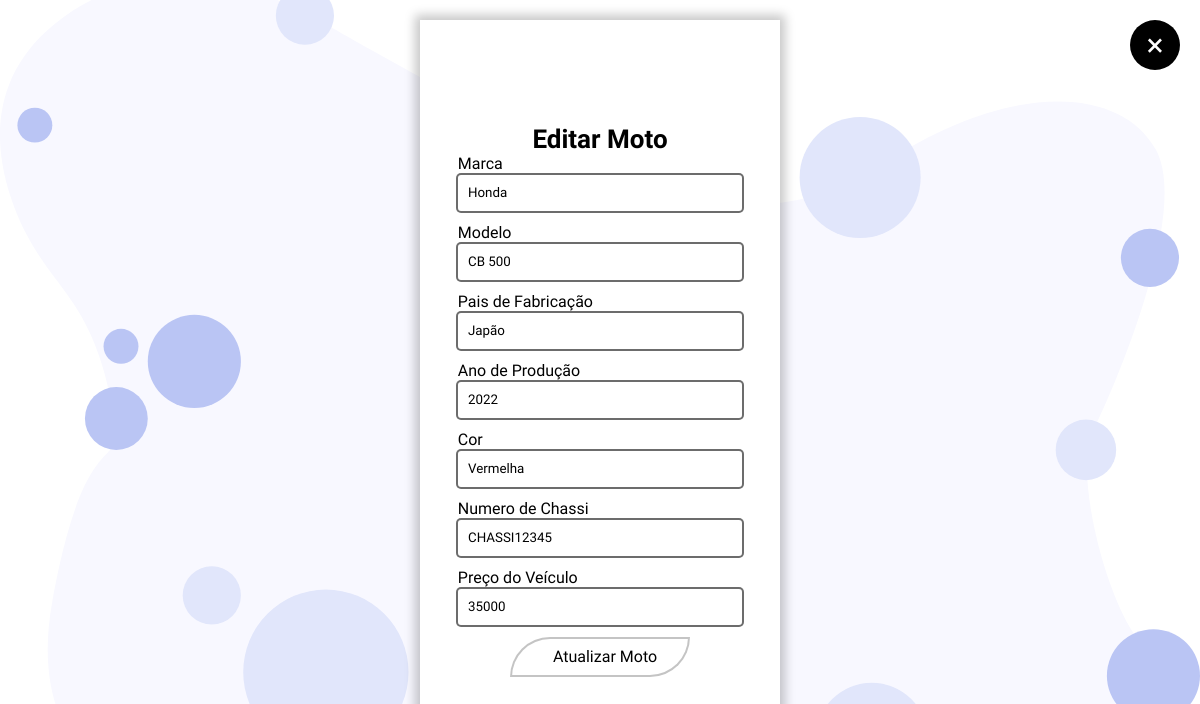
/auto_vehicles_loja_crud/app/view/moto/editar.php?id=1, run on the app's committed database.
### tables this page shows
create table Moto (
	id_moto int auto_increment primary key,
    marca varchar(200) not null,
    modelo varchar(200) not null,
    paisFabricacao varchar(200) not null,
    anoProducao varchar(200) not null,
    cor varchar(200) not null,
    numeroChassi varchar(200) not null,
    precoVeiculo varchar(200) not null
);

### auto_vehicles_loja_crud/config/database.php (called while the page is built)
<?php
class Database {
    private static $host = "localhost";
    private static $dbname = "auto_vehicles_crud";
    private static $username = "root";
    private static $password = "";
    private static $conn;
    public static function getConnection() {
        if (!self::$conn) {
            try {
                self::$conn = new PDO("mysql:host=" . self::$host . ";dbname=" . self::$dbname . ";charset=utf8", self::$username, self::$password);
                self::$conn->setAttribute(PDO::ATTR_ERRMODE, PDO::ERRMODE_EXCEPTION);
            } catch (PDOException $e) {
                die("Erro na conexão com o banco de dados: " . $e->getMessage());
            }
        }
        return self::$conn;
    }
}
?>

### auto_vehicles_loja_crud/app/controller/motoController.php (called while the page is built, shortened)
<?php
require_once __DIR__ . '/../model/motoModel.php';
class MotoController {
    private $model;
    public function __construct() {
        $this->model = new MotoModel();
    }
    public function buscarPorId($id) {
        return $this->model->buscarPorId($id);
    }
}
?>

### auto_vehicles_loja_crud/app/model/motoModel.php (called while the page is built, shortened)
<?php
require_once __DIR__ . '/../../config/database.php';
class MotoModel {
    private $conn;
    public function __construct() {
        $this->conn = Database::getConnection();
    }
    public function buscarPorId($id) {
        $sql = "SELECT * FROM Moto WHERE id_moto = ?";
        $stmt = $this->conn->prepare($sql);
        $stmt->execute([$id]);
        return $stmt->fetch(PDO::FETCH_ASSOC);
    }
}
?>

### auto_vehicles_loja_crud/app/view/moto/editar.php (the view, shortened to what this page needs)
<?php
require_once __DIR__ . '/../../controller/motoController.php';
if (isset($_GET['id'])) {
    $idMoto = $_GET['id'];
    $motoController = new motoController();
    $moto = $motoController->buscarPorId($idMoto);
} else {
    die('ID do moto não encontrado.');
}
?>
<!DOCTYPE html>
<html lang="pt-br">
<head>
    <link rel="stylesheet" href="../../../public/css/formulario-de-cadastro.css">
</head>
<body>
    <div class="botao-sair">
        <a href="../moto/listar.php"><button>&times;</button></a>
    </div>
    <div class="index-container">
        <div class="formulario-container">
            <h1>Editar Moto</h1>
            <form action="editar.php?id=<?php echo $idMoto; ?>" method="POST" class="formulario">
                <label>Marca</label>
                <input type="text" name="marca" value="<?php echo $moto['marca']; ?>" required>
                <label>Modelo</label>
                <input type="text" name="modelo" value="<?php echo $moto['modelo']; ?>" required>
                <label>Pais de Fabricação</label>
                <input type="text" name="paisFabricacao" value="<?php echo $moto['paisFabricacao']; ?>" required>
                <label>Ano de Produção</label>
                <input type="text" name="anoProducao" value="<?php echo $moto['anoProducao']; ?>" required>
                <label>Cor</label>
                <input type="text" name="cor" value="<?php echo $moto['cor']; ?>" required>
                <label>Numero de Chassi</label>
                <input type="text" name="numeroChassi" value="<?php echo $moto['numeroChassi']; ?>" required>
                <label>Preço do Veículo</label>
                <input type="text" name="precoVeiculo" value="<?php echo $moto['precoVeiculo']; ?>" required>
                <input type="submit" value="Atualizar Moto" class="botao-cadastrar">
            </form>
        </div>
    </div>
</body>
</html>

### auto_vehicles_loja_crud/public/css/formulario-de-cadastro.css (style rules this page uses)
* { padding: 0; margin: 0; box-sizing: border-box; font-family: "Source Sans 3", serif; }
body { width: 100%; height: 100vh; display: flex; justify-content: center; align-items: center; }
.index-container { background-color: white; box-shadow: 0px 0px 10px 5px rgba(0, 0, 0, 0.219); width: 30%; height: 95%; }
.formulario-container { width: 100%; height: 100%; display: flex; justify-content: center; align-items: center; flex-direction: column; gap: 10px; }
.formulario-container h1 { font-size: 26px; position: relative; top: 10px; font-weight: bold; }
.formulario { width: 100%; display: flex; justify-content: center; align-items: center; flex-direction: column; }
.formulario label { font-size: 16px; width: 79%; }
.formulario input { width: 80%; height: 40px; padding-left: 10px; outline: none; border: 2px solid rgba(0, 0, 0, 0.575); border-radius: 5px; margin-bottom: 10px; transition: transform .1s ease-in; }
.formulario .botao-cadastrar { border: 2px solid rgb(196, 196, 196); border-radius: 50px 0px 50px 0px; background-color: white; cursor: pointer; transition: all .3s ease; font-size: 1rem; width: 50%; }
.botao-sair { position: absolute; right: 20px; top: 20px; width: 50px; height: 50px; display: flex; justify-content: center; align-items: center; border-radius: 100px; }
.botao-sair button { border-radius: 100px; border: none; width: 50px; height: 50px; font-size: 32px; background-color: rgb(0, 0, 0); color: white; cursor: pointer; transition: all .3s ease-in-out; }

### data on the page
moto: marca "Honda", modelo "CB 500", paisFabricacao "Japão", anoProducao "2022", cor "Vermelha", numeroChassi "CHASSI12345", precoVeiculo "35000"
